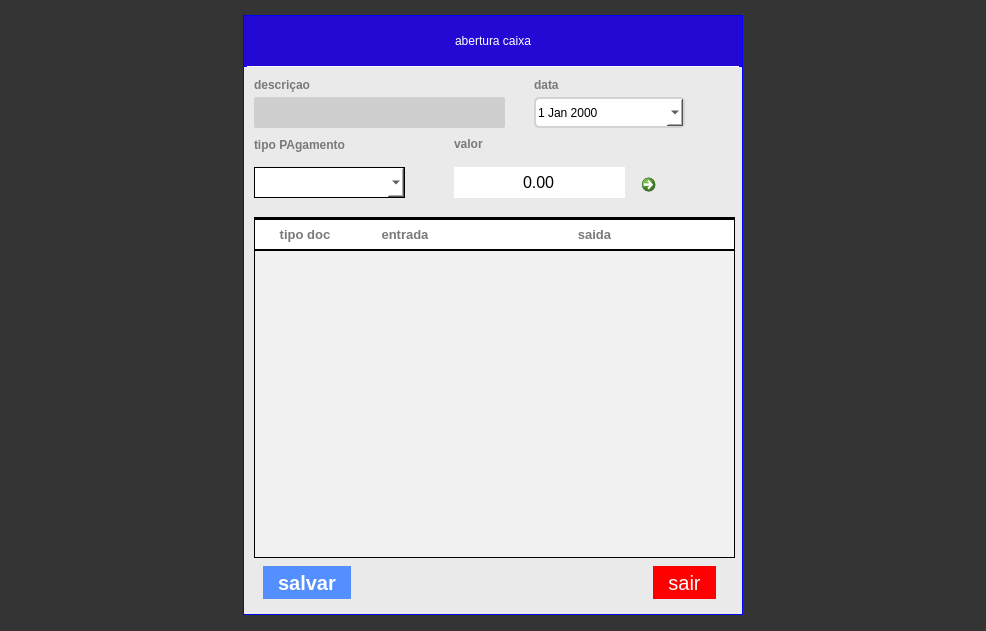
<?xml version="1.0" encoding="UTF-8"?>
<ui version="4.0">
 <class>FormAberturaCaixaPdv</class>
 <widget class="QWidget" name="FormAberturaCaixaPdv">
  <property name="windowModality">
   <enum>Qt::ApplicationModal</enum>
  </property>
  <property name="geometry">
   <rect>
    <x>0</x>
    <y>0</y>
    <width>986</width>
    <height>631</height>
   </rect>
  </property>
  <property name="windowTitle">
   <string>Form</string>
  </property>
  <property name="styleSheet">
   <string notr="true"/>
  </property>
  <layout class="QVBoxLayout" name="verticalLayout_3">
   <property name="spacing">
    <number>0</number>
   </property>
   <property name="leftMargin">
    <number>0</number>
   </property>
   <property name="topMargin">
    <number>0</number>
   </property>
   <property name="rightMargin">
    <number>0</number>
   </property>
   <property name="bottomMargin">
    <number>0</number>
   </property>
   <item>
    <widget class="QWidget" name="widget_2" native="true">
     <property name="styleSheet">
      <string notr="true">QWidget#widget_2{

	background-color: rgb(0, 0, 0,200);
}</string>
     </property>
     <layout class="QHBoxLayout" name="horizontalLayout">
      <property name="spacing">
       <number>0</number>
      </property>
      <property name="leftMargin">
       <number>0</number>
      </property>
      <property name="topMargin">
       <number>0</number>
      </property>
      <property name="rightMargin">
       <number>0</number>
      </property>
      <property name="bottomMargin">
       <number>0</number>
      </property>
      <item>
       <spacer name="horizontalSpacer">
        <property name="orientation">
         <enum>Qt::Horizontal</enum>
        </property>
        <property name="sizeHint" stdset="0">
         <size>
          <width>40</width>
          <height>20</height>
         </size>
        </property>
       </spacer>
      </item>
      <item>
       <widget class="QWidget" name="widget" native="true">
        <property name="minimumSize">
         <size>
          <width>500</width>
          <height>0</height>
         </size>
        </property>
        <property name="maximumSize">
         <size>
          <width>500</width>
          <height>600</height>
         </size>
        </property>
        <property name="styleSheet">
         <string notr="true">QWidget{
	background-color: rgb(255, 255, 255);

text-transform: uppercase;
border:4px solid blue;
}</string>
        </property>
        <layout class="QVBoxLayout" name="verticalLayout">
         <property name="spacing">
          <number>1</number>
         </property>
         <property name="leftMargin">
          <number>1</number>
         </property>
         <property name="topMargin">
          <number>1</number>
         </property>
         <property name="rightMargin">
          <number>1</number>
         </property>
         <property name="bottomMargin">
          <number>1</number>
         </property>
         <item>
          <widget class="QFrame" name="frame">
           <property name="maximumSize">
            <size>
             <width>16777215</width>
             <height>50</height>
            </size>
           </property>
           <property name="styleSheet">
            <string notr="true">
QFrame#frame{
color:red;
border: none;
background-color:#2408D4;}
QLabel{
color:white;
border: none;
background:none;
	font: 20pt &quot;Arial&quot;;
}</string>
           </property>
           <property name="frameShape">
            <enum>QFrame::StyledPanel</enum>
           </property>
           <property name="frameShadow">
            <enum>QFrame::Raised</enum>
           </property>
           <layout class="QHBoxLayout" name="horizontalLayout_2">
            <item>
             <widget class="QLabel" name="LB_abertura">
              <property name="styleSheet">
               <string notr="true"/>
              </property>
              <property name="text">
               <string>abertura caixa</string>
              </property>
              <property name="alignment">
               <set>Qt::AlignCenter</set>
              </property>
             </widget>
            </item>
           </layout>
          </widget>
         </item>
         <item>
          <widget class="QFrame" name="frame_11">
           <property name="styleSheet">
            <string notr="true">QFrame
{background: #eaeaea;
border: none
}
QLineEdit{
background: #CFCFCF;
border-radius: 2px;
color: #000;
font: 13px &quot;Arial&quot; ;
text-transform: uppercase;
border:none
}
QLineEdit:Focus {
border: 1px solid red;
}

QLabel{
text-transform: uppercase;
font-size: 12px;
font-family: &quot;Arial Unicode MS&quot;;
font-weight: bold;
color: #797979
}</string>
           </property>
           <property name="frameShape">
            <enum>QFrame::StyledPanel</enum>
           </property>
           <property name="frameShadow">
            <enum>QFrame::Raised</enum>
           </property>
           <widget class="QLineEdit" name="tx_Descricaixa">
            <property name="geometry">
             <rect>
              <x>10</x>
              <y>30</y>
              <width>251</width>
              <height>31</height>
             </rect>
            </property>
           </widget>
           <widget class="QLabel" name="label_7">
            <property name="geometry">
             <rect>
              <x>10</x>
              <y>10</y>
              <width>91</width>
              <height>16</height>
             </rect>
            </property>
            <property name="text">
             <string>descriçao</string>
            </property>
           </widget>
           <widget class="QLabel" name="label_8">
            <property name="geometry">
             <rect>
              <x>210</x>
              <y>70</y>
              <width>47</width>
              <height>13</height>
             </rect>
            </property>
            <property name="text">
             <string>valor</string>
            </property>
           </widget>
           <widget class="QDoubleSpinBox" name="db_valorCaixa">
            <property name="geometry">
             <rect>
              <x>210</x>
              <y>100</y>
              <width>171</width>
              <height>31</height>
             </rect>
            </property>
            <property name="font">
             <font>
              <pointsize>12</pointsize>
              <italic>false</italic>
              <bold>false</bold>
             </font>
            </property>
            <property name="styleSheet">
             <string notr="true">font: 12pt &quot;MS Shell Dlg 2&quot;;
border:none;</string>
            </property>
            <property name="alignment">
             <set>Qt::AlignCenter</set>
            </property>
            <property name="buttonSymbols">
             <enum>QAbstractSpinBox::NoButtons</enum>
            </property>
            <property name="showGroupSeparator" stdset="0">
             <bool>true</bool>
            </property>
            <property name="maximum">
             <double>99999.000000000000000</double>
            </property>
            <property name="value">
             <double>0.000000000000000</double>
            </property>
           </widget>
           <widget class="QFrame" name="frame_12">
            <property name="geometry">
             <rect>
              <x>10</x>
              <y>490</y>
              <width>471</width>
              <height>51</height>
             </rect>
            </property>
            <property name="maximumSize">
             <size>
              <width>16777215</width>
              <height>60</height>
             </size>
            </property>
            <property name="styleSheet">
             <string notr="true">
QFrame{
border:none
}
QPushButton{
	text-align:center;
	color:#fff;
	border:0px;
	
	font-size:20px;
	cursor: pointer;
	background-color:red;
padding:5px 15px;
}
QPushButton:hover{
background-color:#3668ff;
}

QPushButton#bt_confirma{
	text-align:center;
	color:#fff;
	border:0px;
	
	font-size:20px;
	cursor: pointer;
	background-color:#538fff;
padding:5px 15px;
}
QPushButton#bt_confirma:hover{
background-color:#3668ff;
}</string>
            </property>
            <property name="frameShape">
             <enum>QFrame::StyledPanel</enum>
            </property>
            <property name="frameShadow">
             <enum>QFrame::Raised</enum>
            </property>
            <layout class="QHBoxLayout" name="horizontalLayout_10">
             <item>
              <widget class="QPushButton" name="bt_confirma">
               <property name="minimumSize">
                <size>
                 <width>0</width>
                 <height>30</height>
                </size>
               </property>
               <property name="font">
                <font>
                 <pointsize>-1</pointsize>
                 <bold>true</bold>
                </font>
               </property>
               <property name="cursor">
                <cursorShape>PointingHandCursor</cursorShape>
               </property>
               <property name="focusPolicy">
                <enum>Qt::NoFocus</enum>
               </property>
               <property name="contextMenuPolicy">
                <enum>Qt::NoContextMenu</enum>
               </property>
               <property name="styleSheet">
                <string notr="true"/>
               </property>
               <property name="text">
                <string>salvar</string>
               </property>
               <property name="iconSize">
                <size>
                 <width>75</width>
                 <height>35</height>
                </size>
               </property>
              </widget>
             </item>
             <item>
              <spacer name="horizontalSpacer_5">
               <property name="orientation">
                <enum>Qt::Horizontal</enum>
               </property>
               <property name="sizeHint" stdset="0">
                <size>
                 <width>40</width>
                 <height>20</height>
                </size>
               </property>
              </spacer>
             </item>
             <item>
              <widget class="QPushButton" name="bt_sairlancamento">
               <property name="minimumSize">
                <size>
                 <width>0</width>
                 <height>30</height>
                </size>
               </property>
               <property name="focusPolicy">
                <enum>Qt::NoFocus</enum>
               </property>
               <property name="text">
                <string>sair</string>
               </property>
               <property name="shortcut">
                <string>Esc</string>
               </property>
              </widget>
             </item>
            </layout>
           </widget>
           <widget class="QDateEdit" name="dt_incluirdata">
            <property name="geometry">
             <rect>
              <x>290</x>
              <y>30</y>
              <width>151</width>
              <height>31</height>
             </rect>
            </property>
            <property name="focusPolicy">
             <enum>Qt::ClickFocus</enum>
            </property>
            <property name="styleSheet">
             <string notr="true">QDateEdit {
	border: 2px solid lightgray;
	border-radius: 5px;
	font: 14pt &quot;MS Shell Dlg 2&quot;;
	background-color: rgb(255, 255, 255);
}
 
</string>
            </property>
            <property name="calendarPopup">
             <bool>true</bool>
            </property>
           </widget>
           <widget class="QLabel" name="label_9">
            <property name="geometry">
             <rect>
              <x>290</x>
              <y>10</y>
              <width>91</width>
              <height>16</height>
             </rect>
            </property>
            <property name="text">
             <string>data</string>
            </property>
           </widget>
           <widget class="QComboBox" name="cb_incluirTipodocumento">
            <property name="geometry">
             <rect>
              <x>10</x>
              <y>100</y>
              <width>151</width>
              <height>31</height>
             </rect>
            </property>
            <property name="styleSheet">
             <string notr="true">border:1px solid;</string>
            </property>
           </widget>
           <widget class="QLabel" name="label_10">
            <property name="geometry">
             <rect>
              <x>10</x>
              <y>70</y>
              <width>121</width>
              <height>16</height>
             </rect>
            </property>
            <property name="text">
             <string>tipo PAgamento</string>
            </property>
           </widget>
           <widget class="QTableWidget" name="tab_caixa">
            <property name="geometry">
             <rect>
              <x>10</x>
              <y>150</y>
              <width>481</width>
              <height>341</height>
             </rect>
            </property>
            <property name="styleSheet">
             <string notr="true">QTableView{
background: #F1F1F1;
color: black;
font-weight: bold;
font-size: 16px;
border:1px solid blakc;
	
	selection-color: rgb(255, 0, 0);
	selection-background-color: rgb(85, 170, 255);
}
QHeaderView:section{
background: #FFF;

font-size: 13px;
font-family: &quot;Arial&quot;;
font-weight: bold;
color: #797979;
border:none;
border-bottom: 2px solid black;
border-top:2px solid black;
padding:5px 0px;
text-transform: uppercase
}


</string>
            </property>
            <property name="alternatingRowColors">
             <bool>true</bool>
            </property>
            <attribute name="horizontalHeaderStretchLastSection">
             <bool>true</bool>
            </attribute>
            <attribute name="verticalHeaderVisible">
             <bool>false</bool>
            </attribute>
            <column>
             <property name="text">
              <string>tipo doc</string>
             </property>
            </column>
            <column>
             <property name="text">
              <string>entrada</string>
             </property>
            </column>
            <column>
             <property name="text">
              <string>saida</string>
             </property>
            </column>
           </widget>
           <widget class="QCommandLinkButton" name="commandLinkButton">
            <property name="geometry">
             <rect>
              <x>390</x>
              <y>100</y>
              <width>41</width>
              <height>41</height>
             </rect>
            </property>
            <property name="styleSheet">
             <string notr="true">border:none;
background:none;</string>
            </property>
            <property name="text">
             <string/>
            </property>
           </widget>
          </widget>
         </item>
        </layout>
       </widget>
      </item>
      <item>
       <spacer name="horizontalSpacer_2">
        <property name="orientation">
         <enum>Qt::Horizontal</enum>
        </property>
        <property name="sizeHint" stdset="0">
         <size>
          <width>40</width>
          <height>20</height>
         </size>
        </property>
       </spacer>
      </item>
     </layout>
    </widget>
   </item>
  </layout>
 </widget>
 <tabstops>
  <tabstop>tx_Descricaixa</tabstop>
  <tabstop>cb_incluirTipodocumento</tabstop>
  <tabstop>db_valorCaixa</tabstop>
  <tabstop>bt_sairlancamento</tabstop>
 </tabstops>
 <resources/>
 <connections>
  <connection>
   <sender>bt_sairlancamento</sender>
   <signal>clicked()</signal>
   <receiver>FormAberturaCaixaPdv</receiver>
   <slot>hide()</slot>
   <hints>
    <hint type="sourcelabel">
     <x>673</x>
     <y>450</y>
    </hint>
    <hint type="destinationlabel">
     <x>247</x>
     <y>141</y>
    </hint>
   </hints>
  </connection>
 </connections>
</ui>
